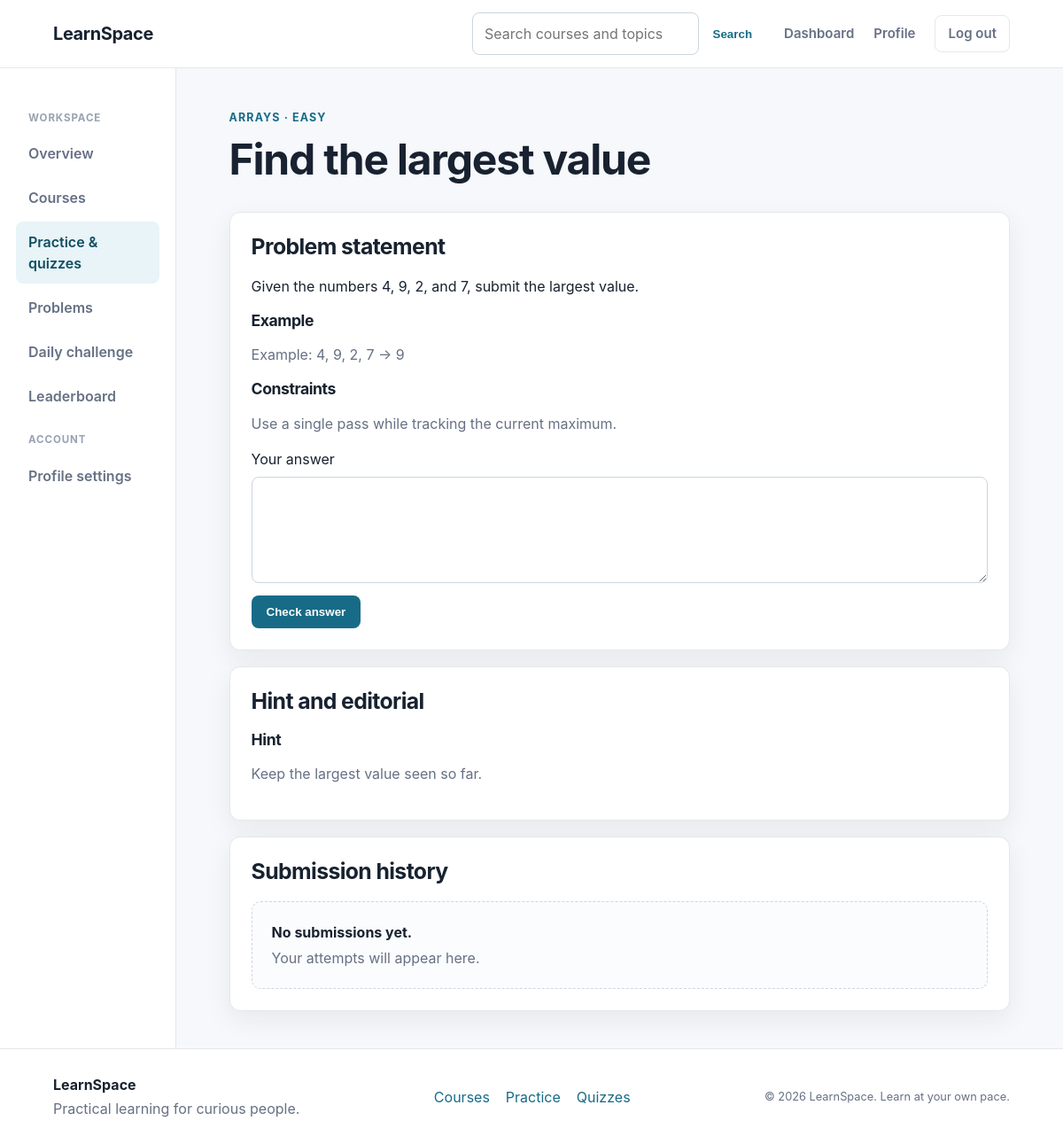
Screenshot of /e_learning_system/problem.php?id=1 (signed in) with the database file from the repository.
### tables this page shows
CREATE TABLE `practice_problems` (
  `id` int NOT NULL AUTO_INCREMENT,
  `topic_id` int NOT NULL,
  `title` varchar(255) NOT NULL,
  `difficulty` enum('Easy','Medium','Hard') NOT NULL DEFAULT 'Easy',
  `statement` text NOT NULL,
  `examples` text DEFAULT NULL,
  `constraints_text` text DEFAULT NULL,
  `hint` text DEFAULT NULL,
  `editorial` text DEFAULT NULL,
  `expected_answer` varchar(500) NOT NULL,
  PRIMARY KEY (`id`),
  KEY `practice_problems_topic_idx` (`topic_id`),
  CONSTRAINT `practice_problems_topic_fk` FOREIGN KEY (`topic_id`) REFERENCES `practice_topics` (`id`) ON DELETE CASCADE
);

CREATE TABLE `practice_topics` (
  `id` int NOT NULL AUTO_INCREMENT,
  `name` varchar(100) NOT NULL,
  `slug` varchar(120) NOT NULL,
  PRIMARY KEY (`id`),
  UNIQUE KEY `practice_topics_slug_unique` (`slug`)
);

### e_learning_system/problem.php (the view, shortened to what this page needs)
<?php
include __DIR__ . '/db_config.php';
include __DIR__ . '/layout.php';
$problem_id = filter_input(INPUT_GET, 'id', FILTER_VALIDATE_INT);
$stmt = $conn->prepare(
    "SELECT p.*, t.name AS topic_name
     FROM practice_problems p
     JOIN practice_topics t ON t.id = p.topic_id
     WHERE p.id = ?"
);
$stmt->bind_param("i", $problem_id);
$stmt->execute();
$problem = $stmt->get_result()->fetch_assoc();
$history_stmt = $conn->prepare(
    "SELECT is_correct, submitted_at FROM practice_submissions
     WHERE user_id = ? AND problem_id = ? ORDER BY submitted_at DESC LIMIT 5"
);
$history_stmt->bind_param("ii", $_SESSION['user_id'], $problem_id);
$history_stmt->execute();
$history = $history_stmt->get_result();
?>
<div class="page-heading">
    <span class="eyebrow"><?= htmlspecialchars($problem['topic_name']) ?> · <?= htmlspecialchars($problem['difficulty']) ?></span>
    <h1><?= htmlspecialchars($problem['title']) ?></h1>
</div>
<section class="panel">
    <h2>Problem statement</h2>
    <p><?= nl2br(htmlspecialchars($problem['statement'])) ?></p>
    <?php if ($problem['examples']): ?><h3>Example</h3><p class="muted"><?= nl2br(htmlspecialchars($problem['examples'])) ?></p><?php endif; ?>
    <?php if ($problem['constraints_text']): ?><h3>Constraints</h3><p class="muted"><?= nl2br(htmlspecialchars($problem['constraints_text'])) ?></p><?php endif; ?>
    <form method="post">
        <label for="answer">Your answer</label>
        <textarea id="answer" name="answer" rows="4" required style="display: block; margin: 8px 0 14px; width: 100%;"></textarea>
        <button class="button button-primary" type="submit">Check answer</button>
    </form>
</section>
<section class="panel">
    <h2>Hint and editorial</h2>
    <h3>Hint</h3><p class="muted"><?= nl2br(htmlspecialchars($problem['hint'] ?? '')) ?></p>
</section>
<section class="panel">
    <h2>Submission history</h2>
    <?php if ($history->num_rows === 0): ?>
        <div class="empty-state"><strong>No submissions yet.</strong>Your attempts will appear here.</div>
    <?php else: ?>
        <?php while ($submission = $history->fetch_assoc()): ?>
            <p><span class="badge"><?= $submission['is_correct'] ? 'Correct' : 'Needs review' ?></span> <span class="muted"><?= htmlspecialchars($submission['submitted_at']) ?></span></p>
        <?php endwhile; ?>
    <?php endif; ?>
</section>

### e_learning_system/index.css (style rules this page uses)
:root { --ink: #182230; --muted: #667085; --line: #e5e7eb; --surface: #ffffff; --canvas: #f6f8fb; --primary: #176b87; --primary-dark: #104d62; --soft-primary: #e8f4f7; --success: #147d64; --shadow: 0 10px 30px rgba(23, 32, 51, 0.07); }
* { box-sizing: border-box; }
html { scroll-behavior: smooth; }
body { margin: 0; color: var(--ink); background: var(--canvas); font-family: Inter, ui-sans-serif, system-ui, -apple-system, BlinkMacSystemFont, "Segoe UI", sans-serif; line-height: 1.5; }
.nav-search input, .hero-search input, .filter-bar input, select, textarea, .auth-card input { background: var(--surface); border: 1px solid #ccd5df; border-radius: 8px; color: var(--ink); font: inherit; padding: 11px 13px; width: 100%; }
.page-heading { margin-bottom: 30px; max-width: 720px; }
.eyebrow { color: var(--primary); font-size: .78rem; font-weight: 750; letter-spacing: .09em; text-transform: uppercase; }
h1, h2, h3 { letter-spacing: -.025em; line-height: 1.2; }
h1 { font-size: clamp(2rem, 4vw, 3.2rem); margin: 8px 0 14px; }
h2 { font-size: 1.55rem; margin: 0 0 18px; }
h3 { font-size: 1.1rem; margin: 0 0 8px; }
.page-heading p, .muted { color: var(--muted); }
.button { border: 0; border-radius: 8px; display: inline-block; font-weight: 700; padding: 11px 17px; }
.button-primary { background: var(--primary); color: #fff; }
.course-card, .stat-card, .panel { background: var(--surface); border: 1px solid var(--line); border-radius: 12px; box-shadow: var(--shadow); }
.panel { padding: 24px; }
.panel + .panel { margin-top: 18px; }
.empty-state { background: #fbfcfd; border: 1px dashed #cfd6df; border-radius: 10px; color: var(--muted); padding: 22px; }
.empty-state strong { color: var(--ink); display: block; margin-bottom: 5px; }

### rows the page displays
practice_problems: topic.name "ARRAYS", difficulty "EASY", title "Find the largest value", statement "Given the numbers 4, 9, 2, and 7, submit the largest value.", examples "Example: 4, 9, 2, 7 -> 9", constraints_text "Use a single pass while tracking the current maximum.", hint "Keep the largest value seen so far."
